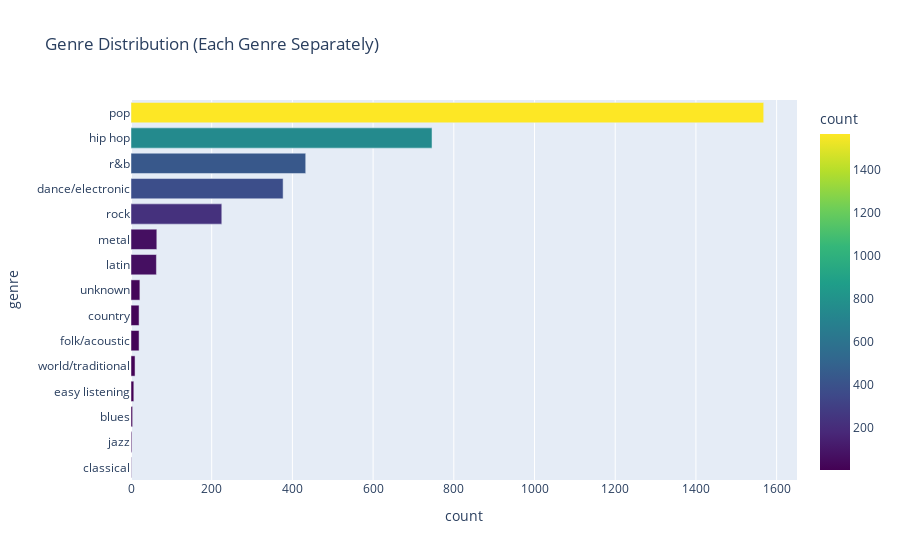

Write notebook code for a chart like this one.
### Code cell
# to make the each genre in his own row
df['genre'] = df['genre'].str.lower().str.strip()
df_exploded = df.assign(genre=df['genre'].str.split(', ')).explode('genre')
df_exploded = df_exploded.dropna(subset=['genre'])
genre_counts = df_exploded['genre'].value_counts().reset_index()
genre_counts.columns = ['genre', 'count']
fig = px.bar(
    genre_counts, 
    x='count', 
    y='genre', 
    orientation='h', 
    color='count',
    color_continuous_scale='viridis',
    title='Genre Distribution (Each Genre Separately)'
)

fig.update_layout(yaxis={'categoryorder':'total ascending'}, height=700)
fig.show()

### Figure 1 — Plotly figure (JSON) as saved in the notebook; plotly's stock layout.template omitted (floating-point values rounded to 4 significant figures)
{"data": [{"alignmentgroup": "True", "hovertemplate": "count=%{marker.color}<br>genre=%{y}<extra></extra>", "legendgroup": "", "marker": {"color": [1568, 746, 433, 377, 225, 64, 63, 22, 20, 20, 10, 7, 4, 2, 1], "coloraxis": "coloraxis", "pattern": {"shape": ""}}, "name": "", "offsetgroup": "", "orientation": "h", "showlegend": false, "textposition": "auto", "type": "bar", "x": [1568, 746, 433, 377, 225, 64, 63, 22, 20, 20, 10, 7, 4, 2, 1], "xaxis": "x", "y": ["pop", "hip hop", "r&b", "dance/electronic", "rock", "metal", "latin", "unknown", "folk/acoustic", "country", "world/traditional", "easy listening", "blues", "jazz", "classical"], "yaxis": "y"}], "layout": {"autosize": true, "barmode": "relative", "coloraxis": {"colorbar": {"title": {"text": "count"}}, "colorscale": [[0, "#440154"], [0.1111, "#482878"], [0.2222, "#3e4989"], [0.3333, "#31688e"], [0.4444, "#26828e"], [0.5556, "#1f9e89"], [0.6667, "#35b779"], [0.7778, "#6ece58"], [0.8889, "#b5de2b"], [1, "#fde725"]]}, "legend": {"tracegroupgap": 0}, "title": {"text": "Genre Distribution (Each Genre Separately)"}, "xaxis": {"anchor": "y", "autorange": true, "domain": [0, 1], "range": [0, 1651.0], "title": {"text": "count"}, "type": "linear"}, "yaxis": {"anchor": "x", "autorange": true, "categoryorder": "total ascending", "domain": [0, 1], "range": [-0.5, 14.5], "title": {"text": "genre"}, "type": "category"}}}
